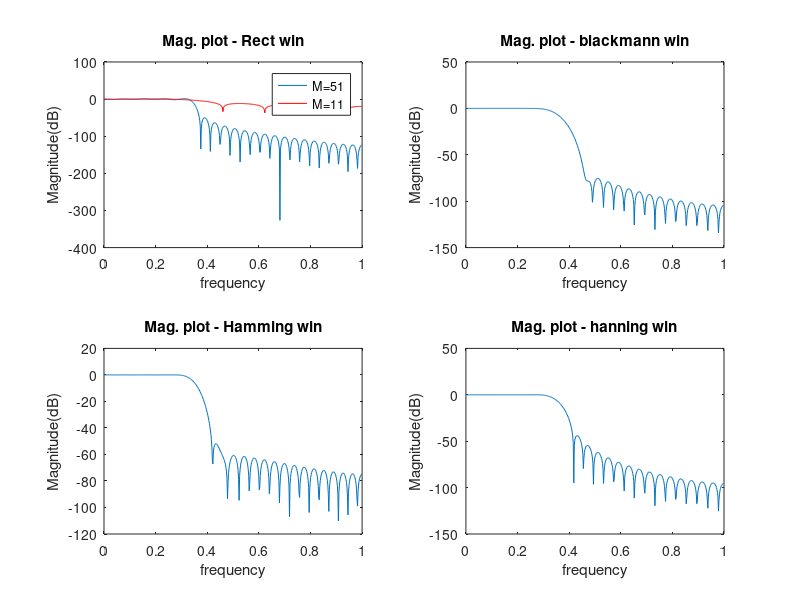

The MATLAB source for this figure:
clc;
clear all;
close all;
M1=11;
M=51;%input('Enter the length of the filter : ');
fc=1760; fs=10000;
wc=2*fc/fs;

x1=fir1(M-1,wc,'low',rectwin(M));
[h,w]=freqz(x1);
subplot(2,2,1);
plot(w/pi,20*log(abs(h)));
title('Mag. plot - Rect win');
xlabel('frequency'); ylabel('Magnitude(dB)');
hold on;
x11=fir1(M1-1,wc,'low',rectwin(M1),'noscale');
[h,w]=freqz(x11);
subplot(2,2,1);
plot(w/pi,10*log10(abs(h)),'r');
title('Mag. plot - Rect win');
xlabel('frequency'); ylabel('Magnitude(dB)');
hold off;
legend('M=51','M=11');

x2=fir1(M-1,wc,'low',blackman(M),'noscale');
[h,f]=freqz(x2);
subplot(2,2,2);
plot(f/pi,20*log10(abs(h)));
title('Mag. plot - blackmann win');
xlabel('frequency'); ylabel('Magnitude(dB)');

x3=fir1(M-1,wc,'low',hamming(M),'noscale');
[h,f]=freqz(x3);
subplot(2,2,3);
plot(f/pi,20*log10(abs(h)));
title('Mag. plot - Hamming win');
xlabel('frequency'); ylabel('Magnitude(dB)');

x4=fir1(M-1,wc,'low',hann(M),'scale');
[h,f]=freqz(x4);
subplot(2,2,4);
plot(f/pi,20*log10(abs(h)));
title('Mag. plot - hanning win');
xlabel('frequency'); ylabel('Magnitude(dB)');